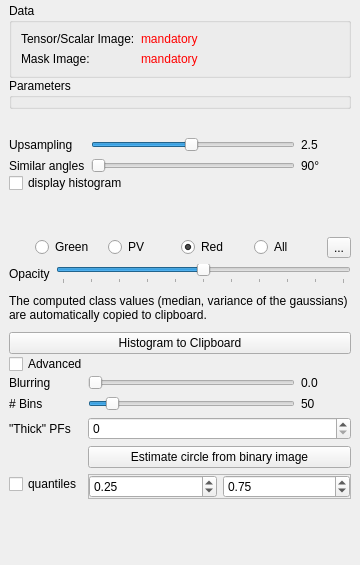
<?xml version="1.0" encoding="UTF-8"?>
<ui version="4.0">
 <class>QmitkPartialVolumeAnalysisViewControls</class>
 <widget class="QWidget" name="QmitkPartialVolumeAnalysisViewControls">
  <property name="enabled">
   <bool>true</bool>
  </property>
  <property name="geometry">
   <rect>
    <x>0</x>
    <y>0</y>
    <width>360</width>
    <height>565</height>
   </rect>
  </property>
  <property name="windowTitle">
   <string>Form</string>
  </property>
  <layout class="QVBoxLayout" name="verticalLayout">
   <property name="spacing">
    <number>0</number>
   </property>
   <property name="leftMargin">
    <number>9</number>
   </property>
   <property name="topMargin">
    <number>3</number>
   </property>
   <property name="rightMargin">
    <number>9</number>
   </property>
   <property name="bottomMargin">
    <number>3</number>
   </property>
   <item>
    <widget class="QGroupBox" name="m_InputData">
     <property name="title">
      <string>Data</string>
     </property>
     <layout class="QGridLayout" name="gridLayout">
      <item row="1" column="0">
       <widget class="QLabel" name="label_4">
        <property name="sizePolicy">
         <sizepolicy hsizetype="Fixed" vsizetype="Preferred">
          <horstretch>0</horstretch>
          <verstretch>0</verstretch>
         </sizepolicy>
        </property>
        <property name="text">
         <string>Tensor/Scalar Image:</string>
        </property>
       </widget>
      </item>
      <item row="2" column="0">
       <widget class="QLabel" name="label_2">
        <property name="sizePolicy">
         <sizepolicy hsizetype="Fixed" vsizetype="Preferred">
          <horstretch>0</horstretch>
          <verstretch>0</verstretch>
         </sizepolicy>
        </property>
        <property name="text">
         <string>Mask Image:</string>
        </property>
       </widget>
      </item>
      <item row="1" column="1">
       <widget class="QLabel" name="m_SelectedImageLabel">
        <property name="text">
         <string>&lt;html&gt;&lt;head/&gt;&lt;body&gt;&lt;p&gt;&lt;span style=&quot; color:#ff0000;&quot;&gt;mandatory&lt;/span&gt;&lt;/p&gt;&lt;/body&gt;&lt;/html&gt;</string>
        </property>
       </widget>
      </item>
      <item row="2" column="1">
       <widget class="QLabel" name="m_SelectedMaskLabel">
        <property name="text">
         <string>&lt;html&gt;&lt;head/&gt;&lt;body&gt;&lt;p&gt;&lt;span style=&quot; color:#ff0000;&quot;&gt;mandatory&lt;/span&gt;&lt;/p&gt;&lt;/body&gt;&lt;/html&gt;</string>
        </property>
       </widget>
      </item>
     </layout>
    </widget>
   </item>
   <item>
    <widget class="QGroupBox" name="groupBox_2">
     <property name="title">
      <string>Parameters</string>
     </property>
    </widget>
   </item>
   <item>
    <widget class="QFrame" name="frame">
     <property name="frameShape">
      <enum>QFrame::NoFrame</enum>
     </property>
     <property name="frameShadow">
      <enum>QFrame::Raised</enum>
     </property>
     <layout class="QVBoxLayout" name="verticalLayout_2">
      <property name="margin">
       <number>0</number>
      </property>
      <item>
       <widget class="QFrame" name="frame_2">
        <property name="frameShape">
         <enum>QFrame::NoFrame</enum>
        </property>
        <property name="frameShadow">
         <enum>QFrame::Raised</enum>
        </property>
        <layout class="QHBoxLayout" name="horizontalLayout_4">
         <property name="spacing">
          <number>0</number>
         </property>
         <property name="margin">
          <number>0</number>
         </property>
         <item>
          <widget class="QFrame" name="m_PlanarFigureButtonsFrame">
           <property name="enabled">
            <bool>false</bool>
           </property>
           <property name="frameShape">
            <enum>QFrame::NoFrame</enum>
           </property>
           <property name="frameShadow">
            <enum>QFrame::Raised</enum>
           </property>
           <layout class="QHBoxLayout" name="horizontalLayout_5">
            <property name="margin">
             <number>0</number>
            </property>
            <item>
             <widget class="QPushButton" name="m_CircleButton">
              <property name="maximumSize">
               <size>
                <width>30</width>
                <height>30</height>
               </size>
              </property>
              <property name="toolTip">
               <string>Draw circular ROI</string>
              </property>
              <property name="text">
               <string/>
              </property>
              <property name="icon">
               <iconset resource="../../resources/QmitkDiffusionImaging.qrc">
                <normaloff>:/QmitkDiffusionImaging/circle.png</normaloff>:/QmitkDiffusionImaging/circle.png</iconset>
              </property>
              <property name="iconSize">
               <size>
                <width>32</width>
                <height>32</height>
               </size>
              </property>
              <property name="checkable">
               <bool>true</bool>
              </property>
              <property name="flat">
               <bool>true</bool>
              </property>
             </widget>
            </item>
            <item>
             <widget class="QPushButton" name="m_RectangleButton">
              <property name="maximumSize">
               <size>
                <width>30</width>
                <height>30</height>
               </size>
              </property>
              <property name="toolTip">
               <string>Draw quadratic ROI</string>
              </property>
              <property name="text">
               <string/>
              </property>
              <property name="icon">
               <iconset resource="../../resources/QmitkDiffusionImaging.qrc">
                <normaloff>:/QmitkDiffusionImaging/rectangle.png</normaloff>:/QmitkDiffusionImaging/rectangle.png</iconset>
              </property>
              <property name="iconSize">
               <size>
                <width>32</width>
                <height>32</height>
               </size>
              </property>
              <property name="checkable">
               <bool>true</bool>
              </property>
              <property name="flat">
               <bool>true</bool>
              </property>
             </widget>
            </item>
            <item>
             <widget class="QPushButton" name="m_PolygonButton">
              <property name="maximumSize">
               <size>
                <width>30</width>
                <height>30</height>
               </size>
              </property>
              <property name="toolTip">
               <string>Draw polygonal ROI</string>
              </property>
              <property name="text">
               <string/>
              </property>
              <property name="icon">
               <iconset resource="../../resources/QmitkDiffusionImaging.qrc">
                <normaloff>:/QmitkDiffusionImaging/polygon.png</normaloff>:/QmitkDiffusionImaging/polygon.png</iconset>
              </property>
              <property name="iconSize">
               <size>
                <width>32</width>
                <height>32</height>
               </size>
              </property>
              <property name="checkable">
               <bool>true</bool>
              </property>
              <property name="flat">
               <bool>true</bool>
              </property>
             </widget>
            </item>
            <item>
             <spacer name="horizontalSpacer">
              <property name="orientation">
               <enum>Qt::Horizontal</enum>
              </property>
              <property name="sizeHint" stdset="0">
               <size>
                <width>40</width>
                <height>20</height>
               </size>
              </property>
             </spacer>
            </item>
           </layout>
          </widget>
         </item>
        </layout>
       </widget>
      </item>
      <item>
       <widget class="QFrame" name="m_ResampleOptionsFrame">
        <property name="enabled">
         <bool>true</bool>
        </property>
        <property name="frameShape">
         <enum>QFrame::NoFrame</enum>
        </property>
        <property name="frameShadow">
         <enum>QFrame::Raised</enum>
        </property>
        <layout class="QFormLayout" name="formLayout_2">
         <property name="fieldGrowthPolicy">
          <enum>QFormLayout::AllNonFixedFieldsGrow</enum>
         </property>
         <property name="margin">
          <number>0</number>
         </property>
         <item row="0" column="0">
          <widget class="QLabel" name="label">
           <property name="text">
            <string>Upsampling</string>
           </property>
          </widget>
         </item>
         <item row="0" column="1">
          <widget class="QFrame" name="frame_bla">
           <property name="frameShape">
            <enum>QFrame::NoFrame</enum>
           </property>
           <property name="frameShadow">
            <enum>QFrame::Raised</enum>
           </property>
           <layout class="QHBoxLayout" name="horizontalLayout">
            <property name="margin">
             <number>0</number>
            </property>
            <item>
             <widget class="QSlider" name="m_UpsamplingSlider">
              <property name="minimum">
               <number>1</number>
              </property>
              <property name="maximum">
               <number>50</number>
              </property>
              <property name="singleStep">
               <number>1</number>
              </property>
              <property name="value">
               <number>25</number>
              </property>
              <property name="orientation">
               <enum>Qt::Horizontal</enum>
              </property>
             </widget>
            </item>
            <item>
             <widget class="QLabel" name="m_Upsampling">
              <property name="minimumSize">
               <size>
                <width>50</width>
                <height>0</height>
               </size>
              </property>
              <property name="text">
               <string>2.5</string>
              </property>
             </widget>
            </item>
           </layout>
          </widget>
         </item>
         <item row="1" column="0">
          <widget class="QLabel" name="m_SimilarAnglesLabel">
           <property name="text">
            <string>Similar angles</string>
           </property>
          </widget>
         </item>
         <item row="1" column="1">
          <widget class="QFrame" name="m_SimilarAnglesFrame">
           <property name="frameShape">
            <enum>QFrame::NoFrame</enum>
           </property>
           <layout class="QHBoxLayout" name="horizontalLayout_7">
            <property name="margin">
             <number>0</number>
            </property>
            <item>
             <widget class="QSlider" name="m_SimilarAnglesSlider">
              <property name="maximum">
               <number>90</number>
              </property>
              <property name="value">
               <number>0</number>
              </property>
              <property name="orientation">
               <enum>Qt::Horizontal</enum>
              </property>
              <property name="tickPosition">
               <enum>QSlider::NoTicks</enum>
              </property>
             </widget>
            </item>
            <item>
             <widget class="QLabel" name="m_SimilarAngles">
              <property name="minimumSize">
               <size>
                <width>50</width>
                <height>0</height>
               </size>
              </property>
              <property name="text">
               <string>90°</string>
              </property>
             </widget>
            </item>
           </layout>
          </widget>
         </item>
        </layout>
       </widget>
      </item>
     </layout>
    </widget>
   </item>
   <item>
    <widget class="QFrame" name="frame_5">
     <property name="frameShape">
      <enum>QFrame::NoFrame</enum>
     </property>
     <property name="frameShadow">
      <enum>QFrame::Raised</enum>
     </property>
     <layout class="QVBoxLayout" name="verticalLayout_4">
      <property name="spacing">
       <number>0</number>
      </property>
      <property name="margin">
       <number>0</number>
      </property>
      <item>
       <widget class="QCheckBox" name="m_DisplayHistogramCheckbox">
        <property name="text">
         <string>display histogram</string>
        </property>
       </widget>
      </item>
      <item>
       <widget class="QmitkPartialVolumeAnalysisWidget" name="m_HistogramWidget" native="true">
        <property name="enabled">
         <bool>true</bool>
        </property>
        <property name="sizePolicy">
         <sizepolicy hsizetype="Expanding" vsizetype="Expanding">
          <horstretch>0</horstretch>
          <verstretch>0</verstretch>
         </sizepolicy>
        </property>
       </widget>
      </item>
     </layout>
    </widget>
   </item>
   <item>
    <widget class="QFrame" name="m_BottomControls">
     <property name="frameShape">
      <enum>QFrame::NoFrame</enum>
     </property>
     <property name="frameShadow">
      <enum>QFrame::Raised</enum>
     </property>
     <layout class="QVBoxLayout" name="verticalLayout_3">
      <property name="margin">
       <number>0</number>
      </property>
      <item>
       <widget class="QFrame" name="m_ClassSelector">
        <property name="frameShape">
         <enum>QFrame::NoFrame</enum>
        </property>
        <property name="frameShadow">
         <enum>QFrame::Raised</enum>
        </property>
        <layout class="QHBoxLayout" name="horizontalLayout_6">
         <property name="margin">
          <number>0</number>
         </property>
         <item>
          <widget class="QPushButton" name="m_TextureIntON">
           <property name="maximumSize">
            <size>
             <width>20</width>
             <height>20</height>
            </size>
           </property>
           <property name="text">
            <string/>
           </property>
           <property name="checkable">
            <bool>true</bool>
           </property>
           <property name="flat">
            <bool>true</bool>
           </property>
          </widget>
         </item>
         <item>
          <widget class="QRadioButton" name="m_GreenRadio">
           <property name="text">
            <string>Green</string>
           </property>
          </widget>
         </item>
         <item>
          <widget class="QRadioButton" name="m_PartialVolumeRadio">
           <property name="toolTip">
            <string comment="Partial Volume" extracomment="Partial Volume">Partial Volume</string>
           </property>
           <property name="statusTip">
            <string comment="Partial Volume" extracomment="Partial Volume">Partial Volume</string>
           </property>
           <property name="whatsThis">
            <string>Partial Volume</string>
           </property>
           <property name="accessibleName">
            <string comment="Partial Volume" extracomment="Partial Volume">Partial Volume</string>
           </property>
           <property name="text">
            <string>PV</string>
           </property>
          </widget>
         </item>
         <item>
          <widget class="QRadioButton" name="m_BlueRadio">
           <property name="text">
            <string>Red</string>
           </property>
           <property name="checked">
            <bool>true</bool>
           </property>
          </widget>
         </item>
         <item>
          <widget class="QRadioButton" name="m_AllRadio">
           <property name="text">
            <string>All</string>
           </property>
          </widget>
         </item>
         <item>
          <widget class="QToolButton" name="m_ExportClusteringResultsButton">
           <property name="toolTip">
            <string>Export clustering result as float image.</string>
           </property>
           <property name="text">
            <string>...</string>
           </property>
           <property name="icon">
            <iconset resource="../../../../../MITK-Superbuild-gcc/MITK-build/Plugins/org.mitk.gui.qt.diffusionimaging/org_mitk_gui_qt_diffusionimaging_cached.qrc">
             <normaloff>:/org.mitk.gui.qt.diffusionimaging/resources/arrow.png</normaloff>:/org.mitk.gui.qt.diffusionimaging/resources/arrow.png</iconset>
           </property>
          </widget>
         </item>
        </layout>
       </widget>
      </item>
      <item>
       <widget class="QFrame" name="m_OpacityFrame">
        <property name="frameShape">
         <enum>QFrame::NoFrame</enum>
        </property>
        <layout class="QHBoxLayout" name="horizontalLayout_8">
         <property name="margin">
          <number>0</number>
         </property>
         <item>
          <widget class="QLabel" name="m_OpacityLabel">
           <property name="text">
            <string>Opacity</string>
           </property>
          </widget>
         </item>
         <item>
          <widget class="QSlider" name="m_OpacitySlider">
           <property name="maximum">
            <number>10</number>
           </property>
           <property name="value">
            <number>5</number>
           </property>
           <property name="orientation">
            <enum>Qt::Horizontal</enum>
           </property>
           <property name="tickPosition">
            <enum>QSlider::TicksBelow</enum>
           </property>
          </widget>
         </item>
        </layout>
       </widget>
      </item>
     </layout>
    </widget>
   </item>
   <item>
    <layout class="QGridLayout" name="gridLayout_7">
     <item row="2" column="0">
      <spacer name="verticalSpacer_2">
       <property name="orientation">
        <enum>Qt::Vertical</enum>
       </property>
       <property name="sizeType">
        <enum>QSizePolicy::Fixed</enum>
       </property>
       <property name="sizeHint" stdset="0">
        <size>
         <width>20</width>
         <height>10</height>
        </size>
       </property>
      </spacer>
     </item>
     <item row="1" column="0">
      <widget class="QLabel" name="label_7">
       <property name="text">
        <string>The computed class values (median, variance of the gaussians) are automatically copied to clipboard.</string>
       </property>
       <property name="textFormat">
        <enum>Qt::AutoText</enum>
       </property>
       <property name="wordWrap">
        <bool>true</bool>
       </property>
      </widget>
     </item>
     <item row="0" column="0">
      <spacer name="verticalSpacer_3">
       <property name="orientation">
        <enum>Qt::Vertical</enum>
       </property>
       <property name="sizeType">
        <enum>QSizePolicy::Fixed</enum>
       </property>
       <property name="sizeHint" stdset="0">
        <size>
         <width>20</width>
         <height>10</height>
        </size>
       </property>
      </spacer>
     </item>
    </layout>
   </item>
   <item>
    <widget class="QPushButton" name="m_ButtonCopyHistogramToClipboard">
     <property name="text">
      <string>Histogram to Clipboard</string>
     </property>
    </widget>
   </item>
   <item>
    <widget class="QCheckBox" name="m_AdvancedCheckbox">
     <property name="text">
      <string>Advanced</string>
     </property>
    </widget>
   </item>
   <item>
    <spacer name="spacer2">
     <property name="orientation">
      <enum>Qt::Vertical</enum>
     </property>
     <property name="sizeType">
      <enum>QSizePolicy::Preferred</enum>
     </property>
     <property name="sizeHint" stdset="0">
      <size>
       <width>10</width>
       <height>1</height>
      </size>
     </property>
    </spacer>
   </item>
   <item>
    <widget class="QFrame" name="frame_7">
     <property name="frameShape">
      <enum>QFrame::NoFrame</enum>
     </property>
     <property name="frameShadow">
      <enum>QFrame::Raised</enum>
     </property>
     <layout class="QFormLayout" name="formLayout_3">
      <property name="fieldGrowthPolicy">
       <enum>QFormLayout::AllNonFixedFieldsGrow</enum>
      </property>
      <property name="margin">
       <number>0</number>
      </property>
      <item row="1" column="0">
       <widget class="QLabel" name="label_5">
        <property name="text">
         <string>Blurring</string>
        </property>
       </widget>
      </item>
      <item row="1" column="1">
       <widget class="QFrame" name="frame_3">
        <property name="frameShape">
         <enum>QFrame::NoFrame</enum>
        </property>
        <property name="frameShadow">
         <enum>QFrame::Raised</enum>
        </property>
        <layout class="QHBoxLayout" name="horizontalLayout_2">
         <property name="margin">
          <number>0</number>
         </property>
         <item>
          <widget class="QSlider" name="m_GaussianSigmaSlider">
           <property name="maximum">
            <number>200</number>
           </property>
           <property name="singleStep">
            <number>1</number>
           </property>
           <property name="value">
            <number>0</number>
           </property>
           <property name="orientation">
            <enum>Qt::Horizontal</enum>
           </property>
          </widget>
         </item>
         <item>
          <widget class="QLabel" name="m_GaussianSigma">
           <property name="minimumSize">
            <size>
             <width>50</width>
             <height>0</height>
            </size>
           </property>
           <property name="text">
            <string>0.0</string>
           </property>
          </widget>
         </item>
        </layout>
       </widget>
      </item>
      <item row="2" column="0">
       <widget class="QLabel" name="label_3">
        <property name="text">
         <string># Bins</string>
        </property>
       </widget>
      </item>
      <item row="2" column="1">
       <widget class="QFrame" name="frame_4">
        <property name="frameShape">
         <enum>QFrame::NoFrame</enum>
        </property>
        <layout class="QHBoxLayout" name="horizontalLayout_3">
         <property name="margin">
          <number>0</number>
         </property>
         <item>
          <widget class="QSlider" name="m_NumberBinsSlider">
           <property name="minimum">
            <number>1</number>
           </property>
           <property name="maximum">
            <number>100</number>
           </property>
           <property name="value">
            <number>10</number>
           </property>
           <property name="orientation">
            <enum>Qt::Horizontal</enum>
           </property>
           <property name="tickPosition">
            <enum>QSlider::NoTicks</enum>
           </property>
          </widget>
         </item>
         <item>
          <widget class="QLabel" name="m_NumberBins">
           <property name="minimumSize">
            <size>
             <width>50</width>
             <height>0</height>
            </size>
           </property>
           <property name="text">
            <string>50</string>
           </property>
          </widget>
         </item>
        </layout>
       </widget>
      </item>
      <item row="5" column="0">
       <widget class="QCheckBox" name="m_Quantiles">
        <property name="text">
         <string>quantiles</string>
        </property>
       </widget>
      </item>
      <item row="5" column="1">
       <widget class="QFrame" name="frame_8">
        <property name="frameShape">
         <enum>QFrame::StyledPanel</enum>
        </property>
        <property name="frameShadow">
         <enum>QFrame::Raised</enum>
        </property>
        <layout class="QHBoxLayout" name="horizontalLayout_9">
         <property name="margin">
          <number>0</number>
         </property>
         <item>
          <widget class="QDoubleSpinBox" name="m_q1">
           <property name="maximum">
            <double>1.000000000000000</double>
           </property>
           <property name="singleStep">
            <double>0.010000000000000</double>
           </property>
           <property name="value">
            <double>0.250000000000000</double>
           </property>
          </widget>
         </item>
         <item>
          <widget class="QDoubleSpinBox" name="m_q2">
           <property name="maximum">
            <double>1.000000000000000</double>
           </property>
           <property name="singleStep">
            <double>0.010000000000000</double>
           </property>
           <property name="value">
            <double>0.750000000000000</double>
           </property>
          </widget>
         </item>
        </layout>
       </widget>
      </item>
      <item row="4" column="1">
       <widget class="QPushButton" name="m_EstimateCircle">
        <property name="text">
         <string>Estimate circle from binary image</string>
        </property>
       </widget>
      </item>
      <item row="3" column="1">
       <widget class="QSpinBox" name="m_PlanarFiguresThickness"/>
      </item>
      <item row="3" column="0">
       <widget class="QLabel" name="label_6">
        <property name="text">
         <string>&quot;Thick&quot; PFs</string>
        </property>
       </widget>
      </item>
     </layout>
    </widget>
   </item>
   <item>
    <spacer name="verticalSpacer">
     <property name="orientation">
      <enum>Qt::Vertical</enum>
     </property>
     <property name="sizeHint" stdset="0">
      <size>
       <width>20</width>
       <height>40</height>
      </size>
     </property>
    </spacer>
   </item>
  </layout>
 </widget>
 <customwidgets>
  <customwidget>
   <class>QmitkPartialVolumeAnalysisWidget</class>
   <extends>QWidget</extends>
   <header>QmitkPartialVolumeAnalysisWidget.h</header>
   <container>1</container>
  </customwidget>
 </customwidgets>
 <resources>
  <include location="../../../../../MITK-Superbuild-gcc/MITK-build/Plugins/org.mitk.gui.qt.diffusionimaging/org_mitk_gui_qt_diffusionimaging_cached.qrc"/>
  <include location="../../resources/QmitkDiffusionImaging.qrc"/>
 </resources>
 <connections/>
</ui>
